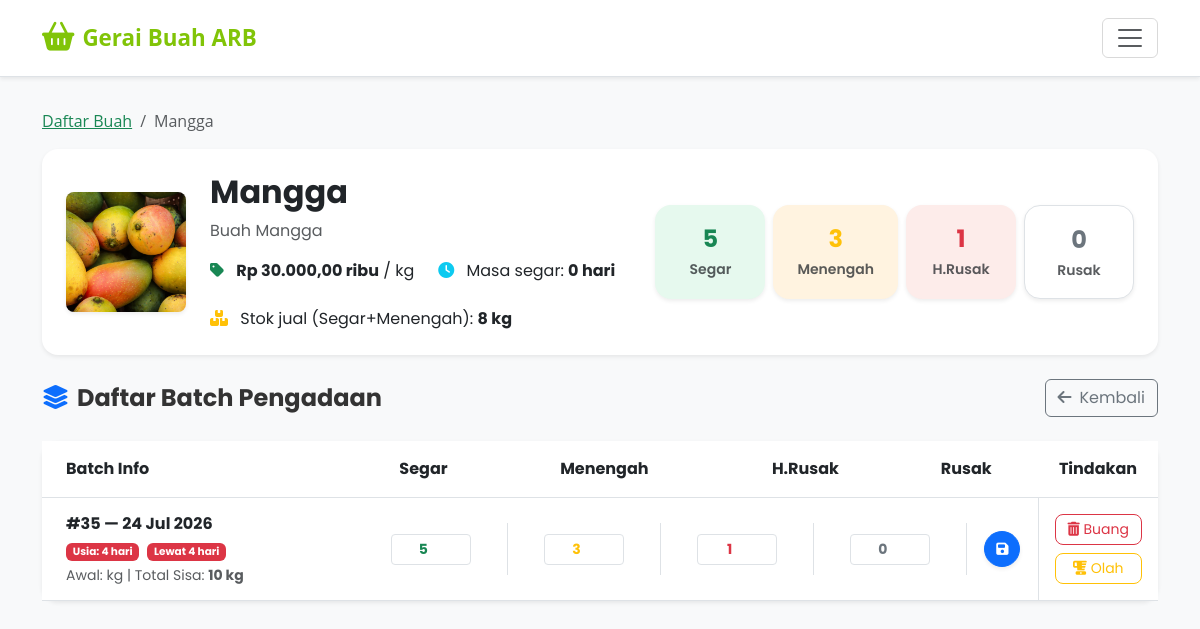
The app's page /karyawan/buah/9/detail/ (signed in) with its own data.
### core/models.py (models this page shows, shortened)
class Buah(models.Model):
    idBuah = models.AutoField(primary_key=True)
    namaBuah = models.CharField(max_length=50)
    fotoBuah = models.ImageField(upload_to='buah_images/')
    hargaBuah = models.DecimalField(max_digits=8, decimal_places=2)  # dalam ribu rupiah
    deskripsiBuah = models.TextField()
    lamaKesegaraan = models.IntegerField()  # dalam hari max_length=2
    class Meta:
        verbose_name_plural = "Buah"
    @property
    def stokBuah(self):
        return sum(
            (d.qty_segar + d.qty_menengah) for d in self.detail_pengadaan.filter(status=True)
        )
    @property
    def stokPerGrade(self):
        stok = {'segar': 0, 'menengah': 0, 'hampir_rusak': 0, 'rusak': 0}
        for d in self.detail_pengadaan.filter(status=True):
            stok['segar'] += d.qty_segar
            stok['menengah'] += d.qty_menengah
            stok['hampir_rusak'] += d.qty_hampir_rusak
            stok['rusak'] += d.qty_rusak
        return stok

class DetailPengadaan(models.Model):
    idDetailPengadaan = models.AutoField(primary_key=True)
    idPengadaan = models.ForeignKey(Pengadaan, on_delete=models.CASCADE)
    idBuah = models.ForeignKey(Buah, on_delete=models.CASCADE, related_name="detail_pengadaan")
    qty_segar = models.IntegerField(default=0)
    qty_menengah = models.IntegerField(default=0)
    qty_hampir_rusak = models.IntegerField(default=0)
    qty_rusak = models.IntegerField(default=0)
    kuantitas = models.IntegerField(default=0, help_text="Kuantitas total kotor nota")
    subHarga = models.DecimalField(max_digits=9, decimal_places=2, default=0)  # dalam ribu rupiah
    tanggalMasuk = models.DateField(auto_now_add=True)
    status = models.BooleanField(default=True)
    @property
    def stok_sisa(self):
        return self.qty_segar + self.qty_menengah + self.qty_hampir_rusak + self.qty_rusak
    class Meta:
        verbose_name_plural = "Detail Pengadaan"

### core/karyawan_views.py (the view)
# urls.py: path('buah/<int:id_buah>/detail/', karyawan_views.buah_detail, name='karyawan_buah_detail'),
@karyawan_required
def buah_detail(request, id_buah):
    buah = get_object_or_404(Buah, pk=id_buah)
    from datetime import date
    batches = buah.detail_pengadaan.all().order_by('status', 'tanggalMasuk')
    batch_data = []
    for b in batches:
        hari_berjalan = (date.today() - b.tanggalMasuk).days
        sisa_hari = buah.lamaKesegaraan - hari_berjalan
        batch_data.append({
            'batch': b,
            'hari_berjalan': hari_berjalan,
            'sisa_hari': sisa_hari,
        })
    context = {
        'buah': buah,
        'batch_data': batch_data,
    }
    return render(request, 'core/karyawan/buah_detail.html', context)

### core/context_processors.py (called while the page is built, shortened)
def kesegaran_alert(request):
    kritis_buah = []
    peringatan_buah = []
    total_alerts = 0
    default_context = {
        'kritis_buah': kritis_buah,
        'peringatan_buah': peringatan_buah,
        'total_alerts': total_alerts,
    }
    if not request.user.is_authenticated or not request.user.is_staff:
        return default_context
    from django.urls import resolve
    try:
        resolved = resolve(request.path)
        if resolved.url_name != 'index' or not resolved.app_name == 'admin':
            return default_context
    except Exception:
        return default_context

def global_karyawan_alerts(request):
    badge_pesanan_baru = Pembelian.objects.filter(statusPembelian='Menunggu').count()
    return {
        'badge_pesanan_baru': badge_pesanan_baru
    }

### core/karyawan_views.py (called while the page is built)
def karyawan_required(view_func):
    @wraps(view_func)
    def _wrapped_view(request, *args, **kwargs):
        if 'karyawan_id' not in request.session:
            messages.error(request, 'Silakan login terlebih dahulu untuk mengakses portal karyawan.')
            return redirect('karyawan_login')
        return view_func(request, *args, **kwargs)
    return _wrapped_view

### core/templates/core/karyawan/buah_detail.html (shortened to what this page needs)
{% extends 'core/karyawan/base.html' %}
{% load humanize %}
{% block content %}
<nav aria-label="breadcrumb" class="mb-3">
    <ol class="breadcrumb">
        <li class="breadcrumb-item"><a href="{% url 'karyawan_buah_list' %}" class="text-success">Daftar Buah</a></li>
        <li class="breadcrumb-item active">{{ buah.namaBuah }}</li>
    </ol>
</nav>
<div class="card border-0 shadow-sm rounded-4 mb-4" style="font-family: 'Poppins', sans-serif;">
    <div class="card-body p-4">
        <div class="row align-items-center">
            <div class="col-auto">
                {% if buah.fotoBuah %}
                    <img src="{{ buah.fotoBuah.url }}" alt="{{ buah.namaBuah }}"
                         class="rounded-3 shadow-sm" style="width:120px;height:120px;object-fit:cover;">
                {% endif %}
            </div>
            <div class="col">
                <h2 class="fw-bold mb-2">{{ buah.namaBuah }}</h2>
                <p class="text-muted mb-3">{{ buah.deskripsiBuah }}</p>
                <div class="d-flex flex-wrap gap-4">
                    <span class="fs-6"><i class="fa-solid fa-tag text-success me-2"></i>
                        <strong>Rp {{ buah.hargaBuah|intcomma }} ribu</strong> / kg
                    </span>
                    <span class="fs-6"><i class="fa-solid fa-clock text-info me-2"></i>
                        Masa segar: <strong>{{ buah.lamaKesegaraan }} hari</strong>
                    </span>
                    <span class="fs-6"><i class="fa-solid fa-boxes-stacked text-warning me-2"></i>
                        Stok jual (Segar+Menengah): <strong>{{ buah.stokBuah }} kg</strong>
                    </span>
                </div>
            </div>
            <div class="col-12 col-md-auto mt-4 mt-md-0">
                <div class="d-flex flex-wrap gap-2 justify-content-md-end">
                    {% with gr=buah.stokPerGrade %}
                    <div class="text-center px-4 py-3 rounded-4 shadow-sm" style="background:#e6f9ee; min-width:110px;">
                        <div class="fw-bold text-success fs-4">{{ gr.segar }}</div>
                        <small class="text-muted fw-semibold">Segar</small>
                    </div>
                    <div class="text-center px-4 py-3 rounded-4 shadow-sm" style="background:#fff3e0; min-width:110px;">
                        <div class="fw-bold text-warning fs-4">{{ gr.menengah }}</div>
                        <small class="text-muted fw-semibold">Menengah</small>
                    </div>
                    <div class="text-center px-4 py-3 rounded-4 shadow-sm" style="background:#fdecea; min-width:110px;">
                        <div class="fw-bold text-danger fs-4">{{ gr.hampir_rusak }}</div>
                        <small class="text-muted fw-semibold">H.Rusak</small>
                    </div>
                    <div class="text-center px-4 py-3 rounded-4 shadow-sm border" style="background:#ffffff; min-width:110px;">
                        <div class="fw-bold text-secondary fs-4">{{ gr.rusak }}</div>
                        <small class="text-muted fw-semibold">Rusak</small>
                    </div>
                    {% endwith %}
                </div>
            </div>
        </div>
    </div>
</div>
<div class="d-flex justify-content-between align-items-center mb-4" style="font-family: 'Poppins', sans-serif;">
    <h4 class="fw-bold m-0"><i class="fa-solid fa-layer-group me-2 text-primary"></i>Daftar Batch Pengadaan</h4>
    <a href="{% url 'karyawan_buah_list' %}" class="btn btn-outline-secondary">
        <i class="fa-solid fa-arrow-left me-2"></i>Kembali
    </a>
</div>
<div class="card border-0 shadow-sm rounded-4 mb-5" style="font-family: 'Poppins', sans-serif;">
    <div class="table-responsive">
        <table class="table table-hover align-middle mb-0">
            <thead class="text-white text-center align-middle" style="background-color: #81C408 !important;">
                <tr>
                    <th class="ps-4 py-3 text-start">Batch Info</th>
                    <th class="py-3">Segar</th>
                    <th class="py-3">Menengah</th>
                    <th class="py-3">H.Rusak</th>
                    <th class="py-3">Rusak</th>
                    <th class="py-3" style="width:120px;">Tindakan</th>
                </tr>
            </thead>
            <tbody>
                {% for item in batch_data %}
                {% with batch=item.batch %}
                <tr class="{% if not batch.status %}table-secondary text-muted{% endif %}">
                    <td class="ps-4">
                        <div class="fw-bold">#{{ batch.idDetailPengadaan }} — {{ batch.tanggalMasuk|date:"d M Y" }}</div>
                        <div class="small mt-1">
                            <span class="badge {% if item.hari_berjalan >= buah.lamaKesegaraan %}bg-danger{% elif item.sisa_hari <= buah.lamaKesegaraan|floatformat:0|add:'0'|divisibleby:4 %}bg-warning text-dark{% else %}bg-light text-dark border{% endif %}">
                                Usia: {{ item.hari_berjalan }} hari
                            </span>
                            {% if item.sisa_hari <= 0 %}
                                <span class="badge bg-danger ms-1">Lewat {{ item.sisa_hari|cut:"-" }} hari</span>
                            {% elif item.sisa_hari <= 3 %}
                                <span class="badge bg-warning text-dark ms-1">{{ item.sisa_hari }} hari lagi</span>
                            {% else %}
                                <span class="badge bg-light text-dark border ms-1">{{ item.sisa_hari }} hari lagi</span>
                            {% endif %}
                            <div class="mt-1 text-muted">Awal: {{ batch.kuantitas_awal }} kg | Total Sisa: <strong>{{ batch.kuantitas }} kg</strong></div>
                        </div>
                    </td>
                    {% if batch.status %}
                    <td colspan="4" class="p-0">
                        <form action="{% url 'karyawan_update_qty' batch.idDetailPengadaan %}" method="POST" class="m-0 p-0 h-100">
                            <div class="d-flex w-100 h-100">
                                <div class="flex-fill p-2 border-end text-center d-flex align-items-center justify-content-center">
                                    <input type="number" name="qty_segar" class="form-control form-control-sm text-center fw-bold text-success" value="{{ batch.qty_segar }}" min="0" style="max-width:80px;">
                                </div>
                                <div class="flex-fill p-2 border-end text-center d-flex align-items-center justify-content-center">
                                    <input type="number" name="qty_menengah" class="form-control form-control-sm text-center fw-bold text-warning" value="{{ batch.qty_menengah }}" min="0" style="max-width:80px;">
                                </div>
                                <div class="flex-fill p-2 border-end text-center d-flex align-items-center justify-content-center">
                                    <input type="number" name="qty_hampir_rusak" class="form-control form-control-sm text-center fw-bold text-danger" value="{{ batch.qty_hampir_rusak }}" min="0" style="max-width:80px;">
                                </div>
                                <div class="flex-fill p-2 border-end text-center d-flex align-items-center justify-content-center">
                                    <input type="number" name="qty_rusak" class="form-control form-control-sm text-center fw-bold text-secondary" value="{{ batch.qty_rusak }}" min="0" style="max-width:80px;">
                                </div>
                                <div class="p-2 d-flex align-items-center justify-content-center" style="width: 70px;">
                                    <button type="submit" class="btn btn-primary btn-sm rounded-circle shadow-sm" title="Simpan Alokasi" style="width: 36px; height: 36px;">
                                        <i class="fa-solid fa-save"></i>
                                    </button>
                                </div>
                            </div>
                        </form>
                    </td>
                    <td class="text-center p-3 border-start">
                        <div class="d-flex flex-column gap-2 justify-content-center">
                            <button class="btn btn-sm btn-outline-danger rounded-3"
                                    data-bs-toggle="modal"
                                    data-bs-target="#modalKerusakan{{ batch.idDetailPengadaan }}"
                                    title="Catat Kerusakan (Buang)">
                                <i class="fa-solid fa-trash-can"></i> Buang
                            </button>
                            <button class="btn btn-sm btn-outline-warning rounded-3"
                                    data-bs-toggle="modal"
                                    data-bs-target="#modalOlahan{{ batch.idDetailPengadaan }}"
                                    title="Catat Produk Olahan">
                                <i class="fa-solid fa-blender"></i> Olah
                            </button>
                        </div>
                    </td>
                    {% endif %}
                </tr>
                {% endwith %}
                {% endfor %}
            </tbody>
        </table>
    </div>
</div>
{% endblock %}

### core/templates/core/karyawan/base.html (style rules this page uses)
body { font-family: 'Open Sans', sans-serif; background-color: #f8f9fa; color: #333; overflow-x: hidden; }

### records on screen
Buah: namaBuah "Mangga", fotoBuah (picture), deskripsiBuah "Buah Mangga", hargaBuah "30.000,00", lamaKesegaraan "0", stokBuah "8"
DetailPengadaan: batch.idDetailPengadaan "35", batch.tanggalMasuk "24 Jul 2026", hari_berjalan "4", sisa_hari "4", batch.kuantitas "10", qty_segar "5", qty_menengah "3", qty_hampir_rusak "1", qty_rusak "0"

### other values on screen
{{ gr.segar }} "5"
{{ gr.menengah }} "3"
{{ gr.hampir_rusak }} "1"
{{ gr.rusak }} "0"
